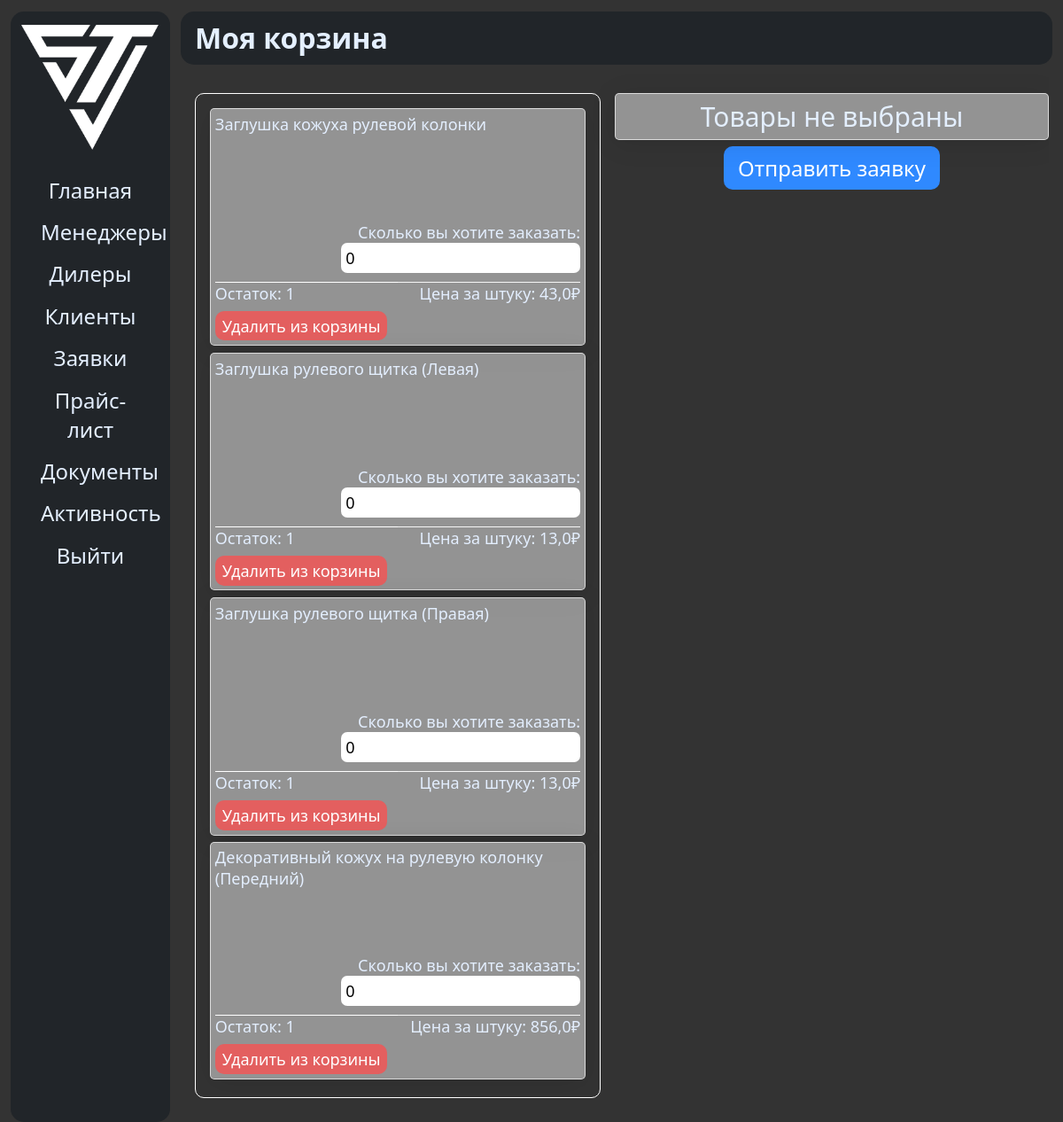
The page /my_trash (signed in) on the database as committed earlier.
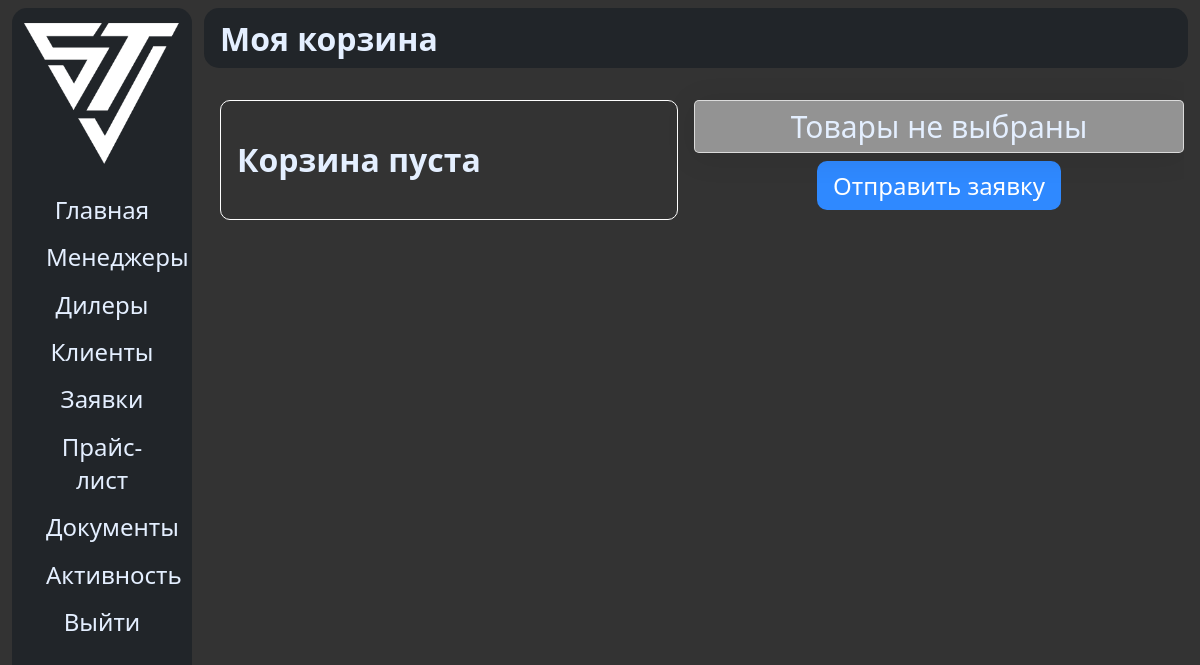
The same page on the database as committed later.
### sinotruk/models.py (models this page shows, shortened)
class ProductOnTrash(models.Model):
	user = models.ForeignKey(CustomUser, on_delete=models.CASCADE, related_name='user_trash')
	product = models.ForeignKey(Product, on_delete=models.CASCADE, related_name='product_trash')

class Product(models.Model):
	serial_number = models.CharField(max_length=100, verbose_name='Номенклатурв')
	name = models.CharField(max_length=255, verbose_name='Ценовая группа/ Номенклатура/ Характеристика номенклатуры')
	count = models.IntegerField(verbose_name='Остаток')
	mark = models.CharField(verbose_name='Марка', max_length=255, null=True)
	price = models.FloatField(verbose_name='Цена')
	class Meta:
		verbose_name = 'Товар'
		verbose_name_plural = 'Товары'

### sinotruk/views.py (the view)
# urls.py: path('my_trash', trash),
def trash(request):
	if request.user.is_authenticated:
		products = ProductOnTrash.objects.filter(user=request.user)
		return render(request, 'main/trash.html', {
			'products': products,
			'pcount': products.count()
		})
	else:
		return HttpResponseRedirect('/login')

### templates/main/trash.html (shortened to what this page needs)
{% extends 'main/base.html' %}
{% load static %}
{% block navbar %}
    <h1>Моя корзина</h1>
{% endblock %}
{% block content %}
    <div class="trash-main-content">
        <div class="trash-objects">
            {% if pcount == 0 %}
                <h1>Корзина пуста</h1>
            {% endif %}
            {% for product in products %}
                <div id="product-{{ product.product.id }}" class="trash-prod">
                    <div class="product-trash-info">
                        {{ product.product.name }}
                    </div><br>
                    <div class="input-count-prod">
                        <label for="p{{ product.product.id }}">Сколько вы хотите заказать: </label>
                        <input class="prod-select-count" data-bs-price="{{ product.product.price }}" oninput="update_total_price()" id="p{{ product.product.id }}" type="number" value="0">
                    </div>
                    <div class="product-data-block">
                        <div class="count">
                            Остаток: {{ product.product.count }}
                        </div>
                        <div class="price">
                            Цена за штуку: {{ product.product.price }}₽
                        </div>
                    </div>
                    <button class="trash-rm-button" onclick="remove_from_trash({{ product.product.id }})">
                        Удалить из корзины
                    </button>
                </div>
            {% endfor %}
        </div>
        <div class="right-block">
            <div id="total-sum">
                Товары не выбраны
            </div>
            <button id="buy-button" type="button" onclick="send_order()">
                Отправить заявку
            </button>
        </div>
    </div>
{% endblock %}

Rows that differ between the two databases and show on the page:
removed ProductOnTrash: product.name "Заглушка кожуха рулевой колонки", product.count "1", product.price "43,0"
removed ProductOnTrash: product.name "Заглушка рулевого щитка (Левая)", product.count "1", product.price "13,0"
removed ProductOnTrash: product.name "Заглушка рулевого щитка (Правая)", product.count "1", product.price "13,0"
removed ProductOnTrash: product.name "Декоративный кожух на рулевую колонку (Передний)", product.count "1", product.price "856,0"
Other text that changed with them:
text now shown: "Корзина пуста"
